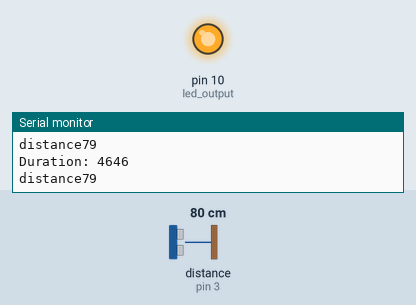
Simulated run of this sketch. Board: Arduino Uno, built with avr-gcc and run on an emulated ATmega328P. Shown: output pins drawn as LEDs (lit = HIGH), the last lines printed to the serial monitor. Wiring (inferred from the names in the program): ultrasonic range finder: trigger pin 5; echo pin 3. Inputs (shaded band) come from the test bench; at power-on: distance to the obstacle (sensor on pin 3) 80 cm. The echo pulse lasts 58.3 µs per cm; pins used as bus, display or sensor lines are not drawn.

Above: at 1.2 s.
1.3 s: distance to the obstacle (sensor on pin 3) set to 146 cm
4.3 s: distance to the obstacle (sensor on pin 3) set to 153 cm
At 5.5 s:
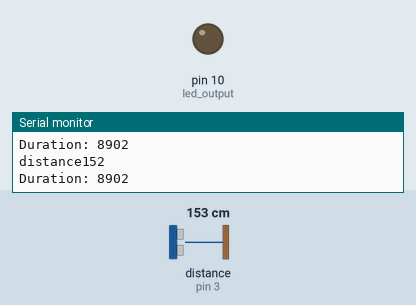
5.8 s: distance to the obstacle (sensor on pin 3) set to 120 cm
At 7.2 s:
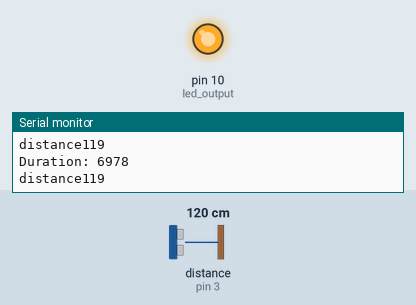
Timing chart, 0 to 8.8 s (numbered marks = the images above; inputs shaded):
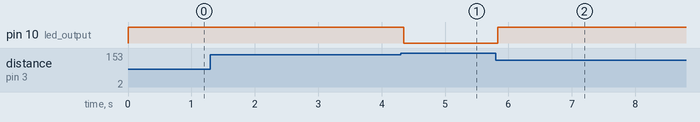

Measured:
- the behaviour switches between 150 and 151 cm on distance to the obstacle (sensor on pin 3) (found by bisection; images 0 and 1)
- after the input at 4.3 s, pin 10 (led_output): HIGH → LOW after 0.05 s
- after the input at 5.8 s, pin 10 (led_output): LOW → HIGH at once

The sketch:

ultrasonic_sensor.ino
```cpp
void setup()
{
  pinMode(10, OUTPUT);  //led output
  pinMode (3 , INPUT);  //echo input
  pinMode(5 , OUTPUT);  //trig output
  Serial.begin(9600);
}

void loop()
{
  digitalWrite(5, LOW);
  delayMicroseconds(2);
  digitalWrite(5, HIGH);
  delayMicroseconds(10);
  digitalWrite(5, LOW);

  long duration = pulseIn(3,HIGH);
  long distance = duration * 0.0343/2;
   Serial.print("distance");
  Serial.println(distance);
  Serial.print("Duration: ");
  Serial.println(duration);
  if (distance < 150 )
  {
    digitalWrite(10 , HIGH);
  }
  else
    digitalWrite(10 , LOW);

}
```
